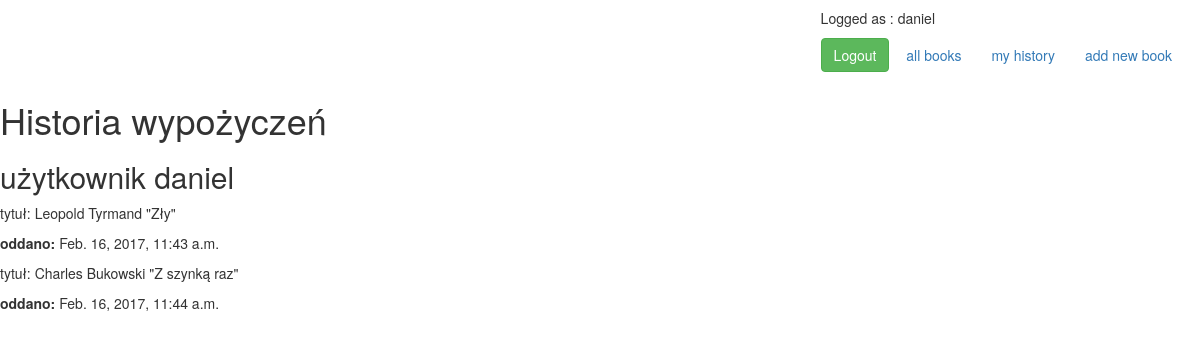
Page /history/ (signed in) on the earlier database version.
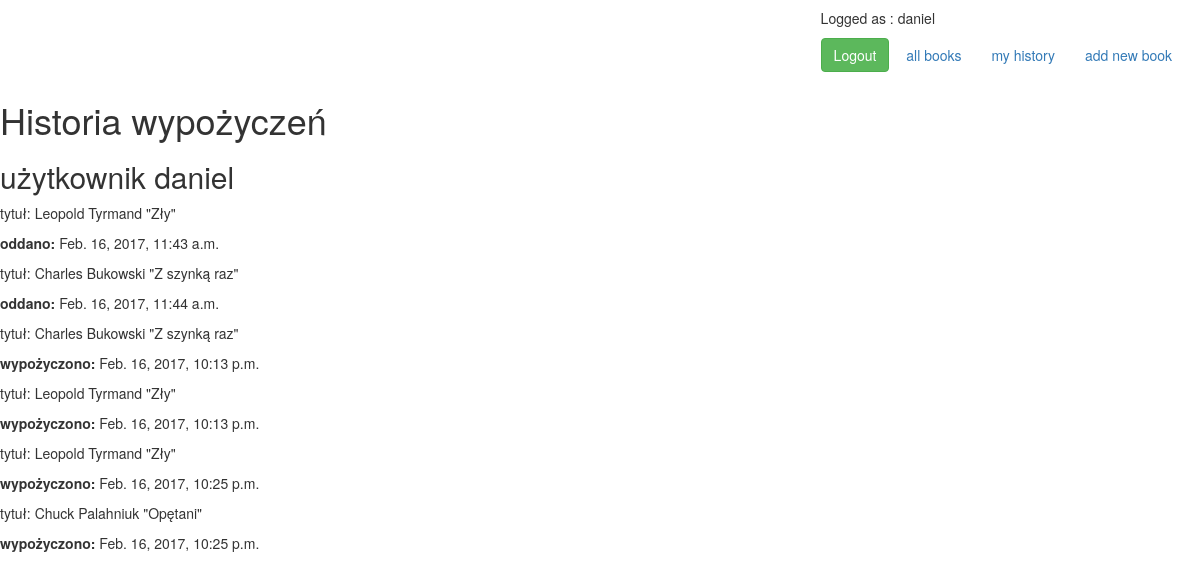
Same page on the later database version.
### books/models.py (models this page shows, shortened)
class Logs(models.Model):
    book = models.ForeignKey('Book', on_delete=models.CASCADE)
    user = models.ForeignKey(User, on_delete=models.CASCADE)
    date_get = models.DateTimeField(auto_now=False, auto_now_add=False, null=True, blank=True)
    return_date = models.DateTimeField(auto_now=False, auto_now_add=False, null=True, blank=True)

class Book(models.Model):
    title = models.CharField(max_length=128)
    author = models.CharField(max_length=128)
    description = models.TextField(null=True, blank=True)
    isbn = models.CharField(max_length=17)
    publisher = models.CharField(max_length=128)
    genre = models.IntegerField(choices=GENRES)
    available = models.BooleanField(default=True)
    lent_by = models.ManyToManyField(User, through='Logs')
    def __str__(self):
        return '{} "{}"'.format(self.author, self.title)

### books/views.py (the view)
# urls.py: url(r'^history/?$', LogsView.as_view(), name='history'),
class LogsView(ListView):
    model = Logs
    def get_queryset(self, **kwargs):
        if 'user' in self.kwargs:
            user = get_object_or_404(User, username=self.kwargs['user'])
        else:
            user = self.request.user
        return Logs.objects.filter(user=user)

### books/templates/books/logs_list.html
{% extends 'books/base_template.html' %}
{% block content %}
    <h1>Historia wypożyczeń</h1>
    <h2> użytkownik <stron>{{ user.username }}</stron></h2>
    {% for log in object_list %}
        <div>
        <p>tytuł: {{ log.book }} </p>
            {% if log.date_get %}
            <p><strong>wypożyczono:</strong> {{ log.date_get }}</p>
            {% elif log.return_date %}
            <p><strong>oddano:</strong> {{ log.return_date }}</p>
            {% endif %}
        </div>
    {% endfor %}
{% endblock %}

### books/templates/books/base_template.html (shortened to what this page needs)
<!DOCTYPE html>
<html lang="en">
<head>
    <link rel="stylesheet" href="https://maxcdn.bootstrapcdn.com/bootstrap/3.3.7/css/bootstrap.min.css">
    <link rel="stylesheet" href="https://maxcdn.bootstrapcdn.com/font-awesome/4.6.3/css/font-awesome.min.css">
    <link rel="stylesheet" href="https://cdn.datatables.net/1.10.13/css/jquery.dataTables.min.css">
    <link rel="stylesheet" type="text/css" href="/static/custom.css" >
</head>
<body>
    <div class="navbar-collapse collapse">
        <div class="navbar-form navbar-right">
            {% if user.is_authenticated %}
                <p> Logged as : {{ user.username }}</p>
                <a id="logout" href="{% url 'account_logout' %}" class="btn btn-success">Logout</a>
            {% else %}
                 <a id="google_login" href="{% url 'all-books' %}" class="btn btn-success">Sign in with Google</a>
            {% endif %}
            <a href="{% url 'all-books' %}" class="btn btn-secondary">all books</a>
            <a href="{% url 'history' %}" class="btn btn-secondary">my history</a>
            <a href="{% url 'book-new' %}" class="btn btn-secondary">add new book</a>
        </div>
    </div>
    <div class="content-block">
        {% block content %}
        {% endblock %}
    </div>
</body>
</html>

Differences in the rows shown:
added Logs: book "Charles Bukowski \"Z szynką raz\"", date_get "Feb. 16, 2017, 10:13 p.m."
added Logs: book "Leopold Tyrmand \"Zły\"", date_get "Feb. 16, 2017, 10:13 p.m."
added Logs: book "Leopold Tyrmand \"Zły\"", date_get "Feb. 16, 2017, 10:25 p.m."
added Logs: book "Chuck Palahniuk \"Opętani\"", date_get "Feb. 16, 2017, 10:25 p.m."
